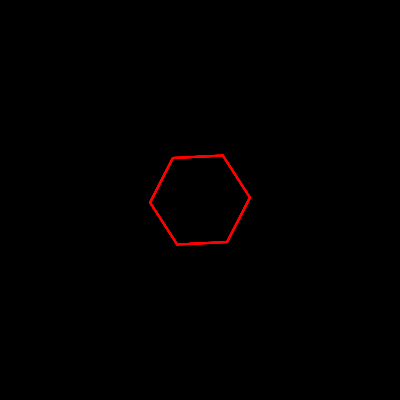
Frame 1 (no input)
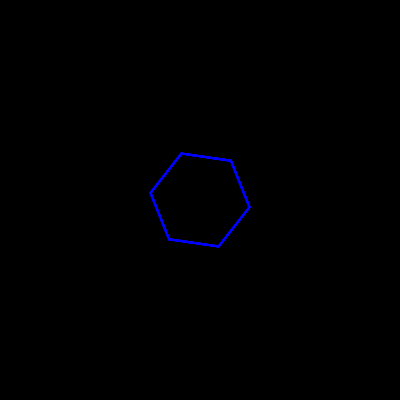
Frame 60 (no input)
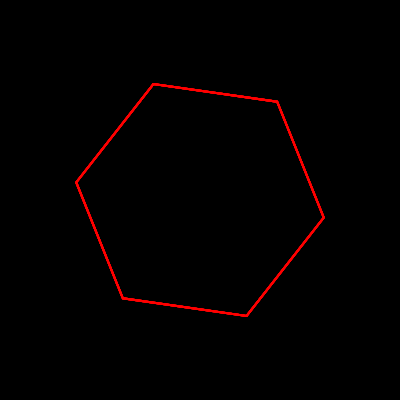
Frame 120 (the mouse pressed at the canvas centre since frame 60)

The p5.js sketch that drew these frames (run headless with seeded random() and noise() and a simulated clock; from frame 60 on, the mouse is pressed at the canvas centre):

// p5.js sketch
// ── sketch.js
let angle = 0;
let segments = 6;  
let colors;

function setup() {
  createCanvas(400, 400);
  colors = [color(255, 0, 0), color(0, 255, 0), color(0, 0, 255), color(255, 255, 0)];
  noFill();
  strokeWeight(2);
}

function draw() {
  background(0);
  translate(width / 2, height / 2); 
  
  let mouseXNorm = map(mouseX, 0, width, 0.5, 2);
  let mouseYNorm = map(mouseY, 0, height, 0.5, 2);
  
  let rotationSpeed = map(mouseX, 0, width, -0.05, 0.05);
  angle += rotationSpeed;
  
  for (let i = 0; i < segments; i++) {
    push();
    rotate(TWO_PI / segments * i + angle);
    drawPattern(mouseXNorm, mouseYNorm);
    pop();
  }
}

function drawPattern(scaleX, scaleY) {
  let c = colors[int(frameCount / 10) % colors.length];
  stroke(c);
  
  beginShape();
  for (let i = 0; i < 6; i++) {
    let x = cos(TWO_PI / 6 * i) * 100 * scaleX;
    let y = sin(TWO_PI / 6 * i) * 100 * scaleY;
    vertex(x, y);
  }
  endShape(CLOSE);
}
